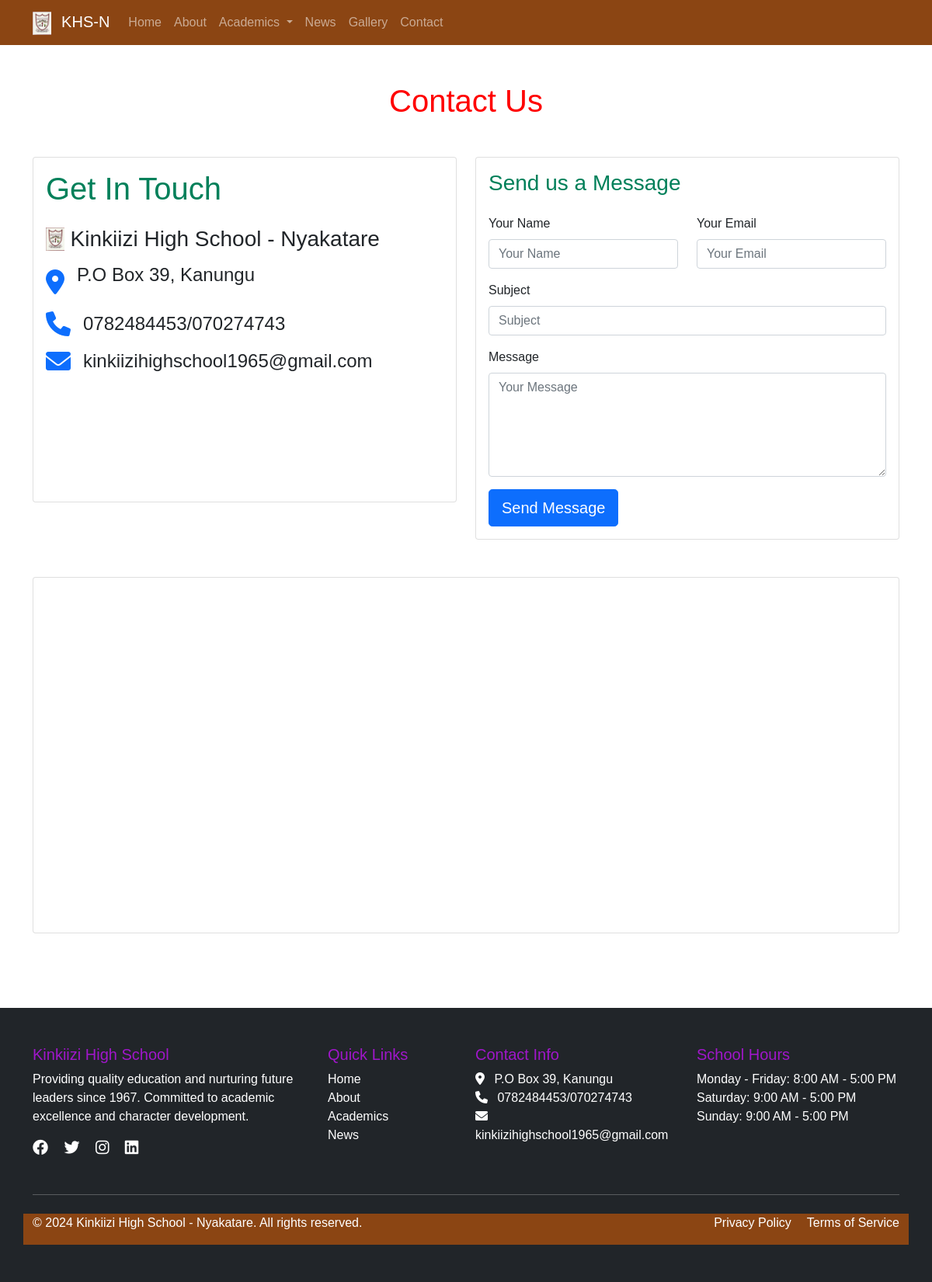
Page /contact/ on the committed database.
### apps/contact/models.py (models this page shows, shortened)
class ContactInfo(models.Model):
    school_name = models.CharField(max_length=200)
    address = models.TextField()
    phone = models.CharField(max_length=20)
    email = models.EmailField()
    map_embed_code = models.TextField(help_text="Embed code for Google Maps")
    updated_at = models.DateTimeField(auto_now=True)
    class Meta:
        verbose_name_plural = "Contact Information"

class SiteSettings(models.Model):
    school_description = models.TextField(
        help_text="Description displayed in the footer"
    )
    facebook_url = models.URLField(blank=True, null=True, help_text="Facebook page URL")
    twitter_url = models.URLField(blank=True, null=True, help_text="Twitter profile URL")
    instagram_url = models.URLField(blank=True, null=True, help_text="Instagram profile URL")
    linkedin_url = models.URLField(blank=True, null=True, help_text="LinkedIn page URL")
    school_hours_weekdays = models.CharField(
        max_length=100,
        default="Monday - Friday: 8:00 AM - 3:00 PM",
        help_text="Weekday hours (e.g., Monday - Friday: 8:00 AM - 3:00 PM)"
    )
    school_hours_saturday = models.CharField(
        max_length=100,
        default="Saturday: 9:00 AM - 12:00 PM",
        help_text="Saturday hours"
    )
    school_hours_sunday = models.CharField(
        max_length=100,
        default="Sunday: Closed",
        help_text="Sunday hours"
    )
    copyright_text = models.CharField(
        max_length=200,
        default="© 2024 Our School. All rights reserved.",
        help_text="Copyright text displayed in footer"
    )
    privacy_policy_url = models.URLField(blank=True, null=True, help_text="Privacy Policy page URL")
    terms_of_service_url = models.URLField(blank=True, null=True, help_text="Terms of Service page URL")
    updated_at = models.DateTimeField(auto_now=True)
    class Meta:
        verbose_name_plural = "Site Settings"

### apps/contact/views.py (the view, shortened to what this page needs)
# urls.py: path('', ContactView.as_view(), name='contact'),
class ContactView(CreateView):
    model = ContactInfo
    form_class = ContactForm
    template_name = 'contact/index.html'
    success_url = reverse_lazy('contact')
    def get_context_data(self, **kwargs):
        context = super().get_context_data(**kwargs)
        context['contact_info'] = ContactInfo.objects.first()
        return context

### apps/contact/forms.py
class ContactForm(forms.ModelForm):
    class Meta:
        model = ContactMessage
        fields = ['name', 'email', 'subject', 'message']
        widgets = {
            'name': forms.TextInput(attrs={'class': 'form-control', 'placeholder': 'Your Name'}),
            'email': forms.EmailInput(attrs={'class': 'form-control', 'placeholder': 'Your Email'}),
            'subject': forms.TextInput(attrs={'class': 'form-control', 'placeholder': 'Subject'}),
            'message': forms.Textarea(attrs={'class': 'form-control', 'placeholder': 'Your Message', 'rows': 5}),
        }

### apps/contact/context_processors.py (called while the page is built)
def site_context(request):
    return {
        'contact_info': ContactInfo.objects.first(),
        'site_settings': SiteSettings.objects.first(),
    }

### templates/contact/index.html (shortened to what this page needs)
{% extends "base.html" %}
{% load static %}
{% block content %}
<div class="container py-5">
    <h1 class="text-center mb-5" style="color: red;">Contact Us</h1>
    <div class="row">
        <div class="col-lg-6 mb-5">
            <div class="card h-100">
                <div class="card-body">
                    <h1 style="color: rgb(0, 128, 90);" class="card-title mb-4">Get In Touch</h1>
                    {% if contact_info %}
                    <div class="contact-info">
                        <div class="d-flex align-items-center mb-3">
                            <img src="{% static 'badge.jpeg' %}" alt="School Logo" style="height: 30px; width: auto;" class="me-2">
                            <div>
                                <h3 class="mb-0">{{ contact_info.school_name }}</h3>
                            </div>
                        </div>
                        <div class="d-flex align-items-center mb-3">
                            <i class="fas fa-map-marker-alt fa-2x text-primary me-3"></i>
                            <div>
                                <h4 class="mb-0">{{ contact_info.address|linebreaks }}</h4>
                            </div>
                        </div>
                        <div class="d-flex align-items-center mb-3">
                            <i class="fas fa-phone fa-2x text-primary me-3"></i>
                            <div>
                                <h4 class="mb-0">{{ contact_info.phone }}</h4>
                            </div>
                        </div>
                        <div class="d-flex align-items-center mb-3">
                            <i class="fas fa-envelope fa-2x text-primary me-3"></i>
                            <div>
                                <h4 class="mb-0">{{ contact_info.email }}</h4>
                            </div>
                        </div>
                    </div>
                    {% endif %}
                </div>
            </div>
        </div>
        <div class="col-lg-6">
            <div class="card">
                <div class="card-body">
                    <h3 style="color: rgb(0, 128, 90);" class="card-title mb-4">Send us a Message</h3>
                    <form method="post">
                        <div class="row">
                            <div class="col-md-6 mb-3">
                                <label for="{{ form.name.id_for_label }}" class="form-label">Your Name</label>
                                {{ form.name }}
                            </div>
                            <div class="col-md-6 mb-3">
                                <label for="{{ form.email.id_for_label }}" class="form-label">Your Email</label>
                                {{ form.email }}
                            </div>
                        </div>
                        <div class="mb-3">
                            <label for="{{ form.subject.id_for_label }}" class="form-label">Subject</label>
                            {{ form.subject }}
                        </div>
                        <div class="mb-3">
                            <label for="{{ form.message.id_for_label }}" class="form-label">Message</label>
                            {{ form.message }}
                        </div>
                        <button type="submit" class="btn btn-primary btn-lg">Send Message</button>
                    </form>
                </div>
            </div>
        </div>
    </div>
    <div class="row mt-5">
        <div class="col-12">
            <div class="card">
                <div class="card-body p-0">
                    {% if contact_info and contact_info.map_embed_code %}
                    {{ contact_info.map_embed_code|safe }}
                    {% else %}
                    <div class="text-center p-5 bg-light">
                        <i class="fas fa-map fa-3x text-muted mb-3"></i>
                        <h4>Location Map</h4>
                        <p class="text-muted">Map will be displayed here</p>
                    </div>
                    {% endif %}
                </div>
            </div>
        </div>
    </div>
</div>
{% endblock %}

### templates/partials/_footer.html (shortened to what this page needs)
<footer class="bg-dark text-white py-5 mt-5">
    <div class="container">
        <div class="row">
            <div class="col-lg-4 mb-4">
                <h5>Kinkiizi High School</h5>
                {% if site_settings and site_settings.school_description %}
                    <p>{{ site_settings.school_description }}</p>
                {% else %}
                    <p>Providing quality education and nurturing future leaders since 1990. Committed to academic excellence and character development.</p>
                {% endif %}
                <div class="social-links">
                    {% if site_settings %}
                        {% if site_settings.facebook_url %}
                            <a href="{{ site_settings.facebook_url }}" class="text-white me-3" target="_blank" rel="noopener noreferrer"><i class="fab fa-facebook fa-lg"></i></a>
                        {% endif %}
                        {% if site_settings.twitter_url %}
                            <a href="{{ site_settings.twitter_url }}" class="text-white me-3" target="_blank" rel="noopener noreferrer"><i class="fab fa-twitter fa-lg"></i></a>
                        {% endif %}
                        {% if site_settings.instagram_url %}
                            <a href="{{ site_settings.instagram_url }}" class="text-white me-3" target="_blank" rel="noopener noreferrer"><i class="fab fa-instagram fa-lg"></i></a>
                        {% endif %}
                        {% if site_settings.linkedin_url %}
                            <a href="{{ site_settings.linkedin_url }}" class="text-white" target="_blank" rel="noopener noreferrer"><i class="fab fa-linkedin fa-lg"></i></a>
                        {% endif %}
                    {% endif %}
                </div>
            </div>
            <div class="col-lg-2 mb-4">
                <h5>Quick Links</h5>
                <ul class="list-unstyled">
                    <li><a href="{% url 'home' %}" class="text-white text-decoration-none">Home</a></li>
                    <li><a href="{% url 'about' %}" class="text-white text-decoration-none">About</a></li>
                    <li><a href="{% url 'academics' %}" class="text-white text-decoration-none">Academics</a></li>
                    <li><a href="{% url 'news_list' %}" class="text-white text-decoration-none">News</a></li>
                </ul>
            </div>
            <div class="col-lg-3 mb-4">
                <h5>Contact Info</h5>
                <ul class="list-unstyled">
                    {% if contact_info %}
                        <li><i class="fas fa-map-marker-alt me-2"></i> {{ contact_info.address|linebreaksbr }}</li>
                        <li><i class="fas fa-phone me-2"></i> {{ contact_info.phone }}</li>
                        <li><i class="fas fa-envelope me-2"></i> {{ contact_info.email }}</li>
                    {% else %}
                        <li><i class="fas fa-map-marker-alt me-2"></i> 123 School Street, City</li>
                        <li><i class="fas fa-phone me-2"></i> (123) 456-7890</li>
                        <li><i class="fas fa-envelope me-2"></i> info@ourschool.edu</li>
                    {% endif %}
                </ul>
            </div>
            <div class="col-lg-3 mb-4">
                <h5>School Hours</h5>
                <ul class="list-unstyled">
                    {% if site_settings %}
                        <li>{{ site_settings.school_hours_weekdays }}</li>
                        <li>{{ site_settings.school_hours_saturday }}</li>
                        <li>{{ site_settings.school_hours_sunday }}</li>
                    {% else %}
                        <li>Monday - Friday: 8:00 AM - 3:00 PM</li>
                        <li>Saturday: 9:00 AM - 12:00 PM</li>
                        <li>Sunday: Closed</li>
                    {% endif %}
                </ul>
            </div>
        </div>
        <hr class="my-4">
        <div class="row">
            <div class="col-md-6" style="background-color: #8B4513;">
                <p>{% if site_settings %}{{ site_settings.copyright_text }}{% else %}&copy; 2024 Our School. All rights reserved.{% endif %}</p>
            </div>
            <div class="col-md-6 text-md-end" style="background-color: #8B4513;" >
                {% if site_settings %}
                    {% if site_settings.privacy_policy_url %}
                        <a href="{{ site_settings.privacy_policy_url }}" class="text-white text-decoration-none me-3">Privacy Policy</a>
                    {% endif %}
                    {% if site_settings.terms_of_service_url %}
                        <a href="{{ site_settings.terms_of_service_url }}" class="text-white text-decoration-none">Terms of Service</a>
                    {% endif %}
                {% else %}
                    <a href="#" class="text-white text-decoration-none me-3">Privacy Policy</a>
                    <a href="#" class="text-white text-decoration-none">Terms of Service</a>
                {% endif %}
            </div>
        </div>
    </div>
</footer>

### templates/base.html (style rules this page uses)
body { font-family: Arial; }

### templates/partials/_footer.html (style rules this page uses)
h5 { color: rgb(160, 23, 202); }

### rows in the picture
ContactInfo: school_name "Kinkiizi High School - Nyakatare", address "P.O Box 39, Kanungu", phone "0782484453/070274743", email "kinkiizihighschool1965@gmail.com"
SiteSettings: school_description "Providing quality education and nurturing future leaders since 1967. Committed to academic excellence and character development.", school_hours_weekdays "Monday - Friday: 8:00 AM - 5:00 PM", school_hours_saturday "Saturday: 9:00 AM - 5:00 PM", school_hours_sunday "Sunday: 9:00 AM - 5:00 PM", copyright_text "© 2024 Kinkiizi High School - Nyakatare. All rights reserved."
